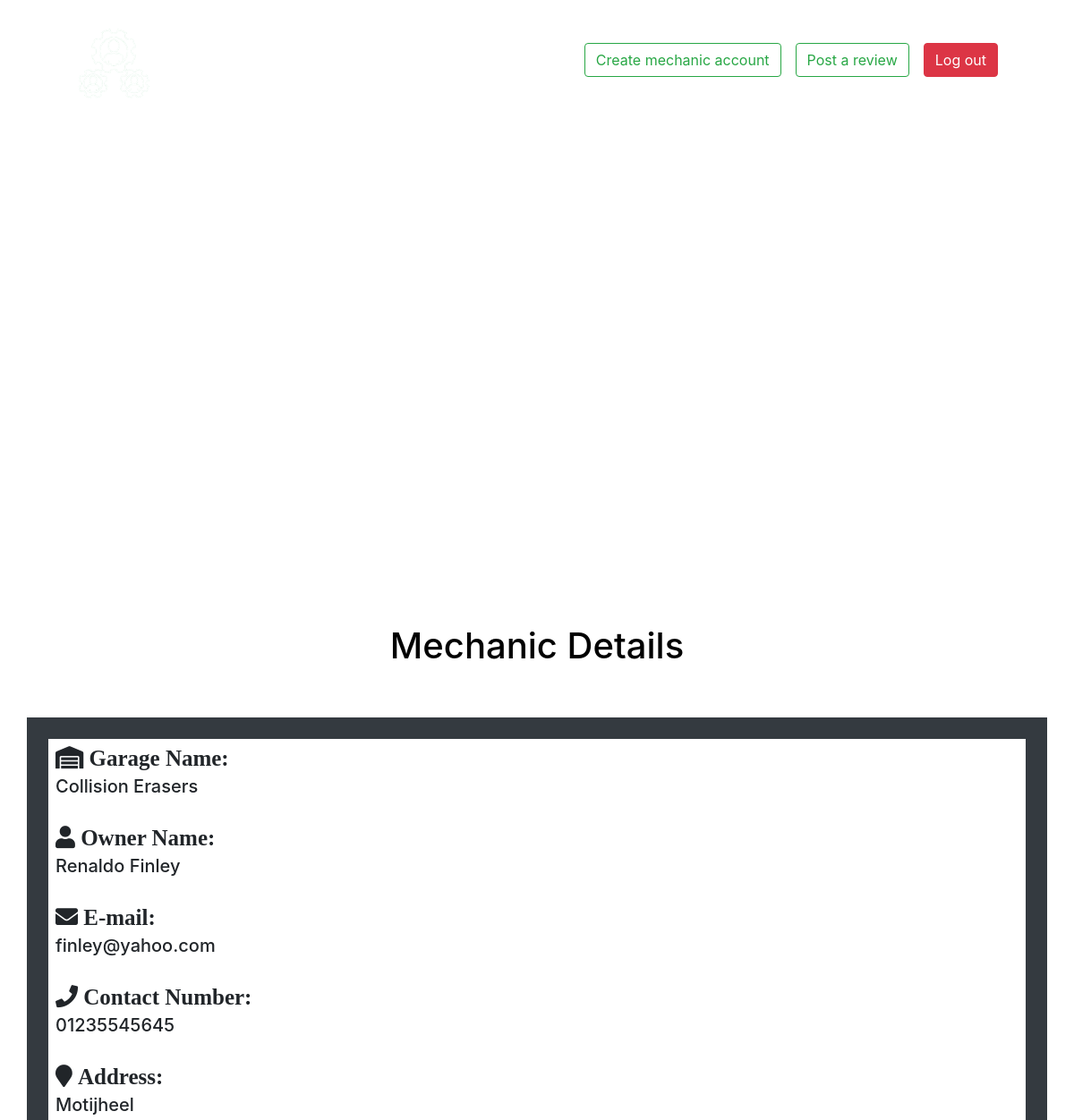
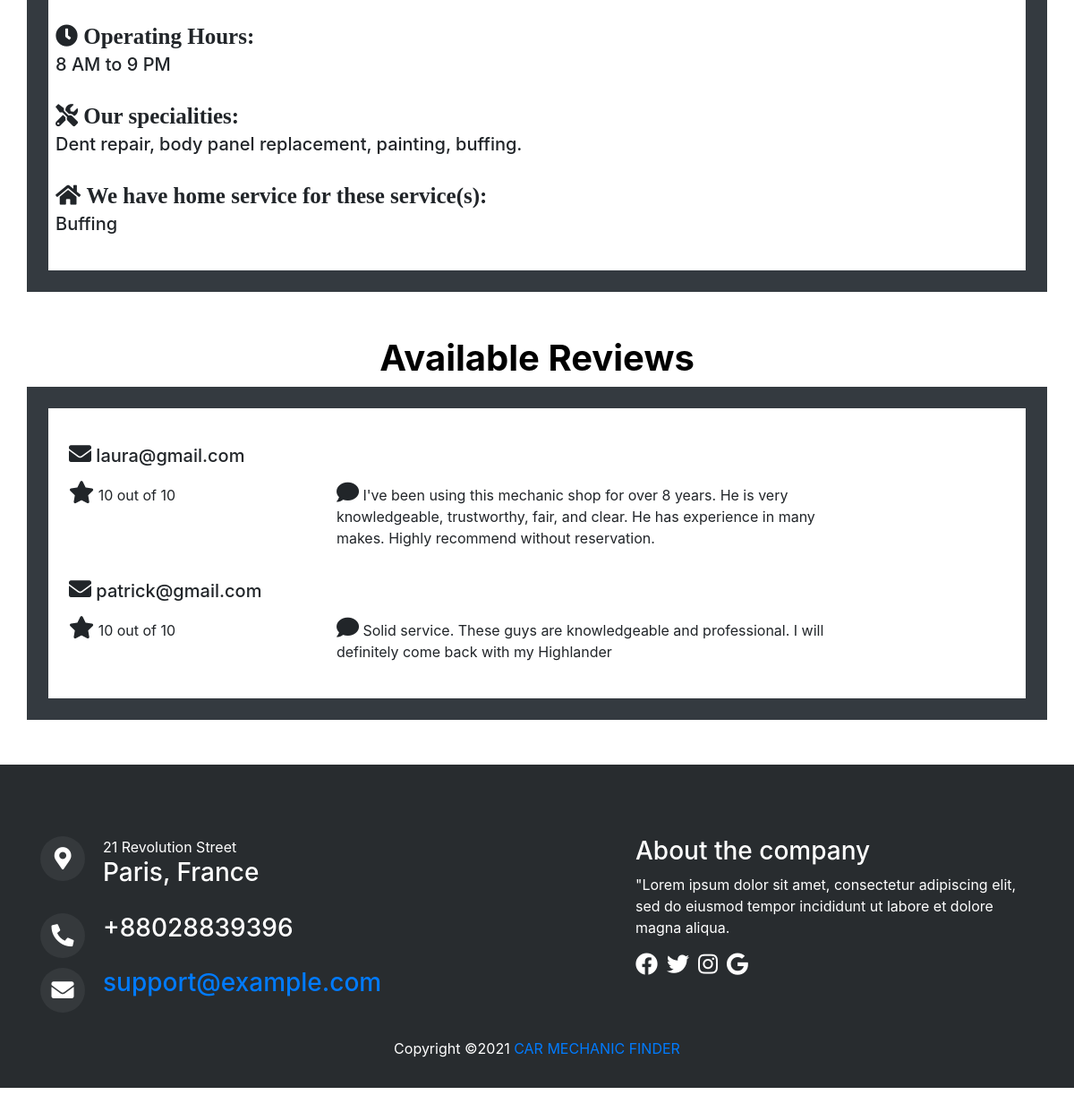
Screenshot of /mechanicDetails.php?id=Collision Erasers (signed in) with the database file from the repository (2 pictures, top to bottom).
### tables this page shows
CREATE TABLE `mechanics` (
  `id` int(11) NOT NULL,
  `ownerName` varchar(50) NOT NULL,
  `garageName` varchar(100) NOT NULL,
  `email` varchar(50) NOT NULL,
  `phone` varchar(11) NOT NULL,
  `address` varchar(200) NOT NULL,
  `operatingHours` varchar(20) NOT NULL,
  `speciality` varchar(500) NOT NULL,
  `home_services` varchar(500) DEFAULT NULL
);

CREATE TABLE `review` (
  `id` int(11) NOT NULL,
  `shopName` varchar(500) NOT NULL,
  `experience` varchar(1000) NOT NULL,
  `rating` int(2) NOT NULL,
  `author` varchar(100) NOT NULL
);

### mechanicDetails.php (the view, shortened to what this page needs)
<?php
$garage_name = $_GET['id'];
?>
<!DOCTYPE html>
<html lang="en">
<head>
    <link rel="stylesheet" href="https://maxcdn.bootstrapcdn.com/bootstrap/4.0.0/css/bootstrap.min.css">
    <link rel="stylesheet" href="OtherPages/assets/css/style.css">
    <link rel="stylesheet" href="https://cdnjs.cloudflare.com/ajax/libs/font-awesome/5.15.4/css/all.min.css" />
</head>
<body>
    <header>
        <div class="container">
             <nav class="navbar navbar-light">
                <nav class="navbar navbar-expand-lg navbar-dark bg-light w-100">
                    <a class="navbar-brand" href="home.php"> <img src="OtherPages/assets/images/logo-100.png" alt=""></a>
                    <div class="collapse navbar-collapse" id="navbarSupportedContent">
                      <ul class="navbar-nav ml-auto">
                      <li class="nav-item active">
                          <a class="nav-link" href="home.php">Home <span class="sr-only">(current)</span></a>
                        </li>
                        <li class="nav-item">
                          <a class="nav-link" href="privacy&policy.php">Privacy & Policy</a>
                        </li>
                        <li class="nav-item">
                          <a class="nav-link" href="contact.php">Contact Us</a>
                        </li>
                        <li class="nav-item">
                            <a class="nav-link button" href="mechanicRegistration.php">
                            <button class="btn btn-outline-success my-2 my-sm-0 text-center m-auto w-100 ml-2" type="submit">Create mechanic account</button></a>
                        </li>
                        <li class="nav-item">
                            <a class="nav-link button" href="postReview.php">
                            <button class="btn btn-outline-success my-2 my-sm-0 text-center m-auto w-100 ml-2" type="submit">Post a review</button></a>
                        </li>
                        <li class="nav-item">
                            <a class="nav-link button" href="logout.php">
                            <button class="btn btn-danger my-2 my-sm-0 text-center m-auto w-100 ml-2" type="submit">Log out</button></a>
                        </li>
                      </ul>
                    </div>
                  </nav>
            </nav>
        </div>
    </header>
     <section id="hero">
        <video width="100%" autoplay muted loop id="myVideo">
            <source src="OtherPages/rain.mp4" type="video/mp4">
            </video>
    </section>
    <section>
        <h1 class="align-center">Mechanic Details</h1><br><br>
                <div class="container bg-dark p-4">
                    <div class="d-flex justify-content-center">
                        <div class="col-md-12 align-items-center bg-white p-2 p-top-10">
                                    <?php
                                    $conn = new mysqli("localhost", "root", "", "mechanic_finder");
                                    $query = "SELECT * FROM `mechanics` where garageName = '$garage_name'";
                                    $result = $conn->query($query);
                                    if ($result->num_rows > 0) {
                                        while ($row = $result->fetch_assoc()) {
                                            $ownerName = $row["ownerName"];
                                            $garageName = $row["garageName"];
                                            $email = $row["email"];
                                            $phone = $row["phone"];
                                            $address = $row["address"];
                                            $operatingHours = $row["operatingHours"];
                                            $speciality = $row["speciality"];
                                            $home_services = $row["home_services"];
                                    echo "<div class='descript_wrap white-bg'>
                                                    <div>
                                                        <h3 class='fa fa-warehouse'> Garage Name:</h3>
                                                        <h5>{$garageName}</h5><br>
                                                    </div>
                                                    <div>
                                                        <h3 class='fa fa-user'> Owner Name:</h3>
                                                        <h5>{$ownerName}</h5><br>
                                                    </div>
                                                    <div>
                                                        <h3 class='fa fa-envelope'> E-mail:</h3>
                                                        <h5>{$email}</h5><br>
                                                    </div>
                                                    <div>
                                                        <h3 class='fa fa-phone'> Contact Number:</h3>
                                                        <h5>{$phone}</h5><br>
                                                    </div>
                                                    <div>
                                                        <h3 class='fa fa-map-marker'> Address:</h3>
                                                        <h5>{$address}</h5><br>
                                                    </div>
                                                    <div>
                                                        <h3 class='fa fa-clock'> Operating Hours:</h3>
                                                        <h5>{$operatingHours}</h5><br>
                                                    </div>
                                                    <div>
                                                        <h3 class='fa fa-tools'> Our specialities:</h3>
                                                        <h5>{$speciality}</h5><br>
                                                    </div>
                                                    <div>
                                                        <h3 class='fa fa-home'> We have home service for these service(s):</h3>
                                                        <h5>{$home_services}</h5><br>
                                                    </div>
                                                </div>
                                            ";
                                            }
                                        }
                                    ?>
                    </div>
                </div>
            </div>
            <?php
include_once 'database.php';
$result1 = mysqli_query($conn,"SELECT * FROM review where shopName = '$garage_name'");
?>
    <section>
    <h1 class="align-center font-cond-b fg-text-d lts-md fs-300 fs-300-xs no-mg" contenteditable="false">Available Reviews</h1>
            <div class="container bg-dark p-4">
                <div class="d-flex justify-content-center">
                    <div class="col-md-12 align-items-center bg-white p-2 p-top-10">
                    <div class="container">
        <div class="mgb-40 padb-30 auto-invert line-b-4 align-center">
        </div>
        <div class="row  d-flex flex-row">
                <?php
                while($row = mysqli_fetch_array($result1)) {
                ?>
                            <div class="col-md-12 mb-3 jobs_conetent">
                                <div class="row">
                                    <div class="col-md-12 mb-2">
                                    <h5> <i class="fa fa-envelope" aria-hidden="true"></i> <?php echo $row["author"];?></h5>
                                    </div>
                                    <div class="col-md-12">
                                        <div class="row">
                                            <div class="col-md-10">
                                                <div class="row">
                                                    <div class="col-md-4"> <p><i class="fa fa-star" aria-hidden="true"></i> <?php echo $row["rating"]; ?> out of 10 </p></div>
                                                    <div class="col-md-8"><p> <i class="fa fa-comment" aria-hidden="true"></i> <?php echo $row["experience"]; ?></p></div>
                                                </div>
                                            </div>
                                        </div>
                                    </div>
                                </div>
                            </div>
                <?php
                }
                ?>
        </div>
    </div>
                    </div>
                </div>
            </div>
    </section>
    <footer class="text-center text-lg-start">
        <div class="container">
            <div class="row top-footer">
                <div class="col-md-5">
                    <ul>
                        <li><div class="icons"><i class="fa fa-map-marker-alt"></i></div><div class="icon-text">21 Revolution Street<br><h3>Paris, France</h3></div></li>
                        <li>
                        <li><div class="icons"><i class="fa fa-phone-alt"></i></div><div class="icon-text"><h3>+88028839396</h3></div></li>
                        <li>
                        <li><div class="icons"><i class="fa fa-envelope"></i></div><div class="icon-text"><h3><a href="#">support@example.com</a></h3></div></li>
                    </ul>
                </div>
                <div class="col-md-5 offset-md-2 footer-right">
                    <h3>About the company</h3>
                    <p>"Lorem ipsum dolor sit amet, consectetur adipiscing elit, sed do eiusmod tempor incididunt ut labore et dolore magna aliqua.</p>
                    <ul>
                        <li><a href="#"><i class="fab fa-facebook"></i></a></li>
                        <li><a href="#"><i class="fab fa-twitter"></i></a></li>
                        <li><a href="#"><i class="fab fa-instagram"></i></a></li>
                        <li><a href="#"><i class="fab fa-google"></i></a></li>
                    </ul>
                </div>
            </div>
        </div>
        <div class="text-center p-3">
            <p>Copyright &copy;<script>document.write(new Date().getFullYear());</script> <a href="home.php">CAR MECHANIC FINDER</a></p>
        </div>
      </footer>
</body>
</html>

### OtherPages/assets/css/style.css (style rules this page uses)
body { margin: 0; }
header { background-color: transparent; width: 100%; position: absolute; left: 0; top: 0; z-index: 999; }
video { margin-top: -50px; }
.fa, .fab { font-size: 25px; }
h1 { color: #000!important; }
.icons { width: 50px; height: 50px; background-color: #35393C; border-radius: 50%; line-height: 50px; margin-right: 20px; float: left; }
.icon-text { overflow: hidden; text-align: left; }
.icons .fa { line-height: 50px; }
.button { margin-top: -8px; }
section { padding: 50px 0px; overflow: hidden; }
.nav-link { color: #fff!important; }
#hero { background-size: 100% 100%; height: 648px; background-repeat: no-repeat; background-position: center; padding: 0; }
.align-center { text-align: center; }
img { border: 0; }
.padb-30, .padb-30-all > * { padding-bottom: 30px; }
.mgb-40, .mgb-40-all > * { margin-bottom: 0; }
[class*="line-b"] { position: relative; border-color: #E6AF2A; }
.fg-text-d, .fg-hov-text-d:hover, .fg-active-text-d.active { color: #fff; }
.font-cond-b { font-weight: 700 !important; }
header .bg-light { background-color: transparent!important; }
footer { background-color: #282C2F; color: white; padding-top: 80px; }
footer ul { padding: 0; margin: 0; list-style: none; }
footer ul li { margin-bottom: 20px; }
footer .footer-right { text-align: left; }
footer .footer-right ul li { float: left; margin-right: 10px; }
footer .footer-right ul li a { color: white; }

### rows the page displays
mechanics: garageName "Collision Erasers", ownerName "Renaldo Finley", email "finley@yahoo.com", phone "01235545645", address "Motijheel", operatingHours "8 AM to 9 PM", speciality "Dent repair, body panel replacement, painting, buffing.", home_services "Buffing"
review: author "laura@gmail.com", rating "10", experience "I've been using this mechanic shop for over 8 years. He is very knowledgeable, trustworthy, fair, and clear. He has experience in many makes. Highly recommend without reservation."
review: author "patrick@gmail.com", rating "10", experience "Solid service. These guys are knowledgeable and professional. I will definitely come back with my Highlander"
